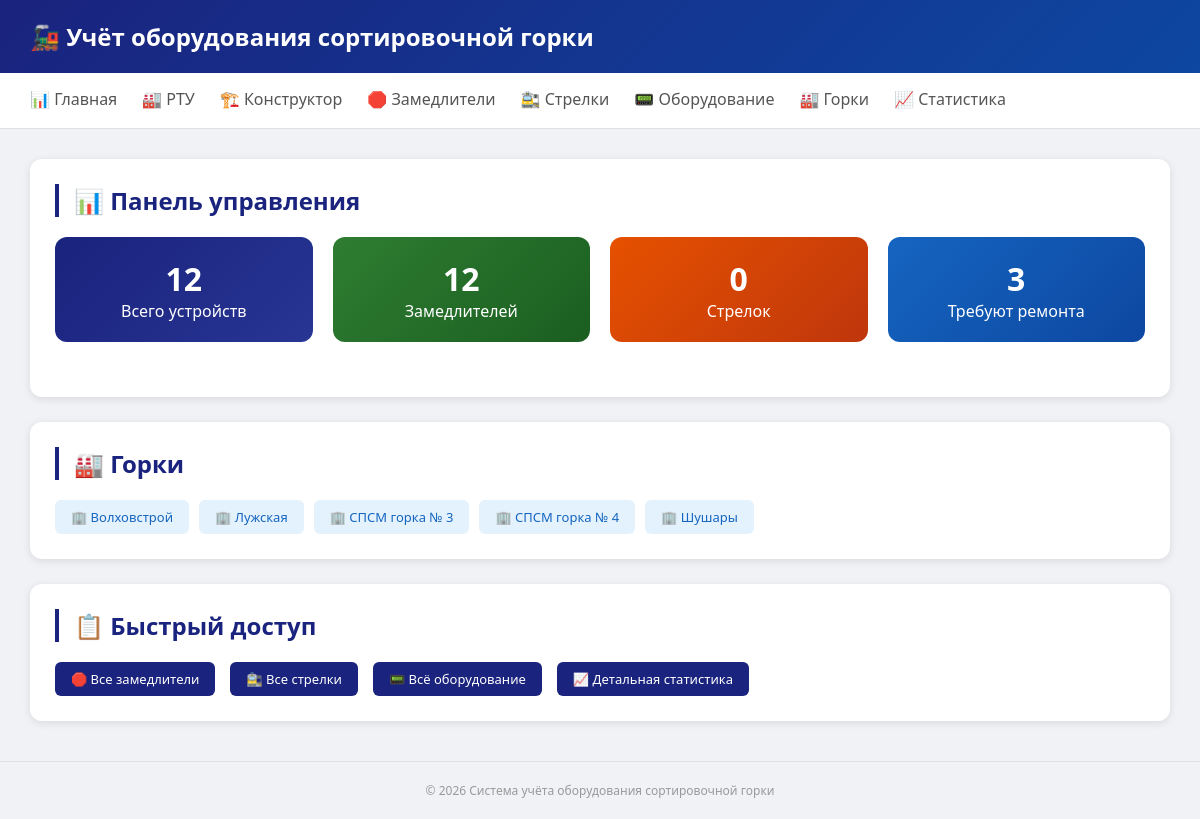
The page / on the database its author committed.
### tables this page shows
CREATE TABLE parks (
        id INTEGER PRIMARY KEY AUTOINCREMENT,
        name TEXT NOT NULL,
        station TEXT,
        class INTEGER,
        num_tracks INTEGER,
        num_bundles INTEGER,
        control_system TEXT,
        description TEXT
    );

### app.py (the view)
@app.get("/")
async def home(request: Request):
    from database import get_statistics, get_parks
    stats = get_statistics()
    parks = get_parks()
    return templates.TemplateResponse("index.html", {
        "request": request, "stats": stats, "parks": parks
    })

### templates/index.html (shortened to what this page needs)
{% extends "base.html" %}
{% block content %}
<div class="card">
    <h2>📊 Панель управления</h2>
    <div class="stats-grid">
        <div class="stat-card"><div class="stat-number">{{ stats.total_devices }}</div><div>Всего устройств</div></div>
        <div class="stat-card" style="background: linear-gradient(135deg, #2e7d32, #1b5e20);"><div class="stat-number">{{ stats.retarders }}</div><div>Замедлителей</div></div>
        <div class="stat-card" style="background: linear-gradient(135deg, #e65100, #bf360c);"><div class="stat-number">{{ stats.switches }}</div><div>Стрелок</div></div>
        <div class="stat-card" style="background: linear-gradient(135deg, #1565c0, #0d47a1);"><div class="stat-number">{{ stats.need_repair }}</div><div>Требуют ремонта</div></div>
    </div>
</div>
<div class="card">
    <h2>🏭 Горки</h2>
    <div style="display: flex; gap: 10px; flex-wrap: wrap;">
        {% for park in parks %}
        <a href="/parks/{{ park.id }}" class="btn" style="background: #e3f2fd; color: #1565c0;">🏢 {{ park.name }}</a>
        {% endfor %}
    </div>
</div>
<div class="card">
    <h2>📋 Быстрый доступ</h2>
    <div style="display: flex; gap: 15px; flex-wrap: wrap;">
        <a href="/retarders" class="btn btn-primary">🛑 Все замедлители</a>
        <a href="/switches" class="btn btn-primary">🚉 Все стрелки</a>
        <a href="/devices" class="btn btn-primary">📟 Всё оборудование</a>
        <a href="/statistics" class="btn btn-primary">📈 Детальная статистика</a>
    </div>
</div>
{% endblock %}

### templates/base.html (style rules this page uses)
* { margin: 0; padding: 0; box-sizing: border-box; }
body { font-family: 'Segoe UI', Tahoma, Geneva, Verdana, sans-serif; background: #f0f2f5; }
.card { background: white; border-radius: 12px; box-shadow: 0 2px 8px rgba(0,0,0,0.1); padding: 25px; margin-bottom: 25px; }
.card h2 { color: #1a237e; margin-bottom: 20px; border-left: 4px solid #1a237e; padding-left: 15px; }
.btn { display: inline-block; padding: 8px 16px; border-radius: 6px; text-decoration: none; font-size: 13px; font-weight: 500; }
.btn-primary { background: #1a237e; color: white; }
.stats-grid { display: grid; grid-template-columns: repeat(auto-fit, minmax(200px, 1fr)); gap: 20px; margin-bottom: 30px; }
.stat-card { background: linear-gradient(135deg, #1a237e, #283593); color: white; padding: 20px; border-radius: 12px; text-align: center; }
.stat-number { font-size: 32px; font-weight: 700; }

### rows shown on the page
parks: name "Волховстрой"
parks: name "Лужская"
parks: name "СПСМ горка № 3"
parks: name "СПСМ горка № 4"
parks: name "Шушары"

### other values the page prints
{{ stats.total_devices }} "12"
{{ stats.retarders }} "12"
{{ stats.switches }} "0"
{{ stats.need_repair }} "3"
